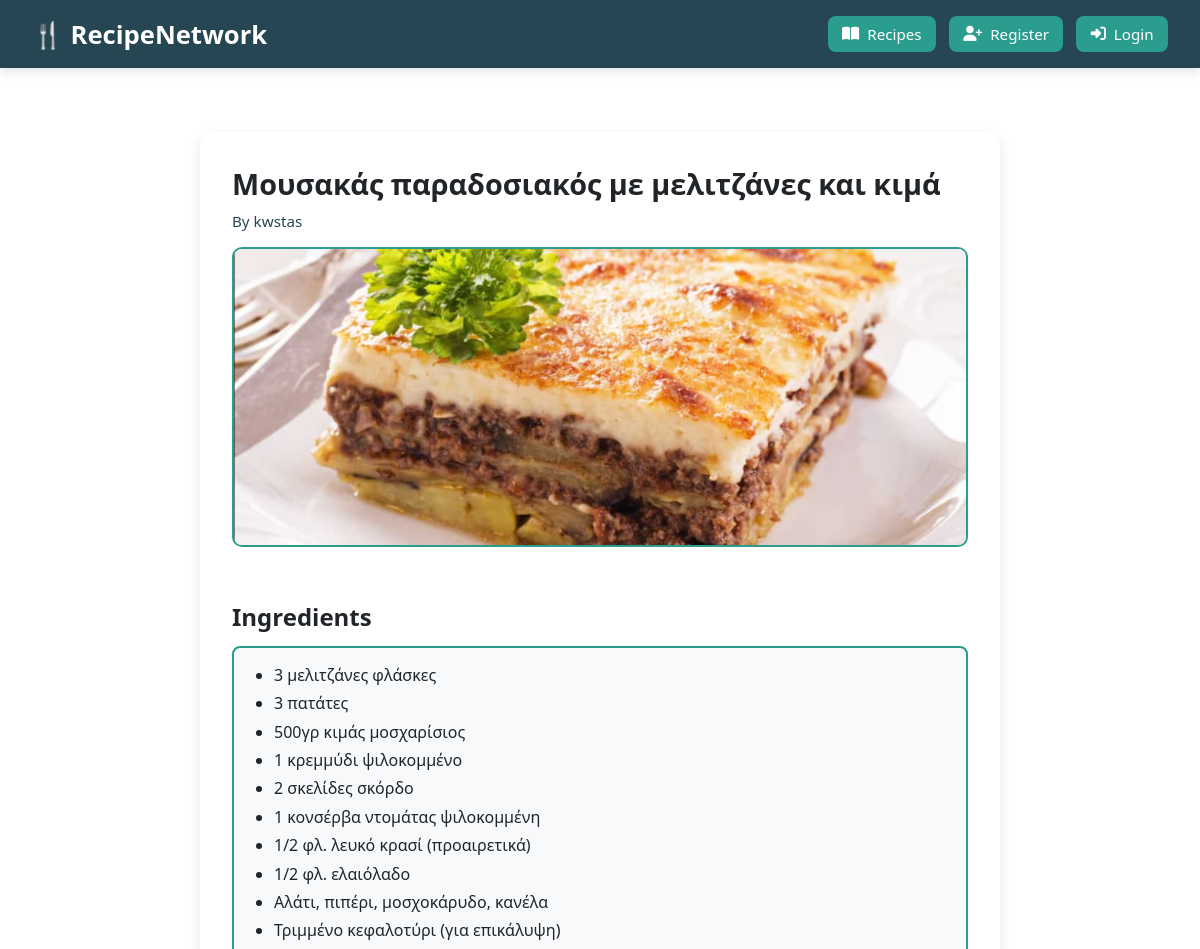
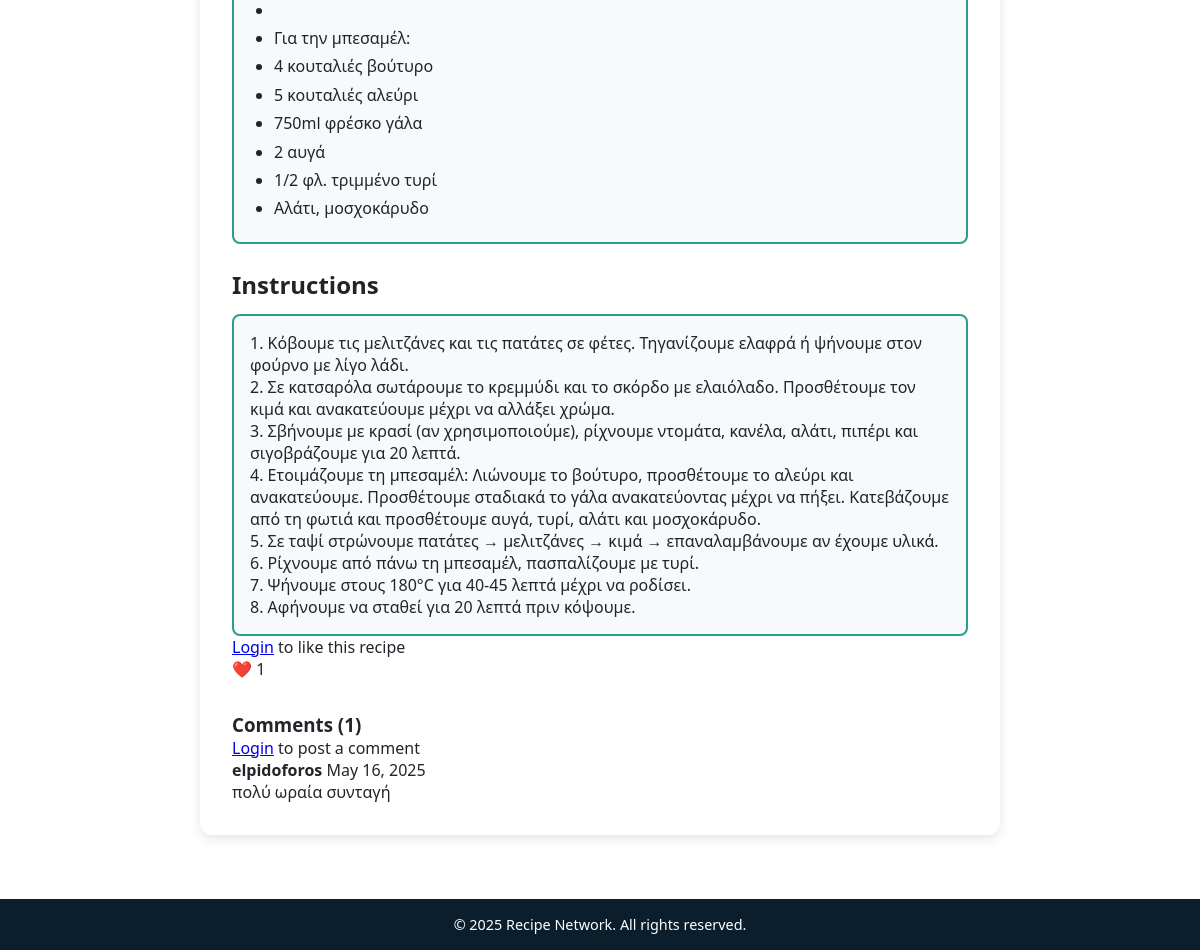
The app's page /recipe.php?id=11 with its own data (2 pictures, top to bottom).
### tables this page shows
CREATE TABLE `recipes` (
  `id` int(11) NOT NULL AUTO_INCREMENT,
  `user_id` int(11) NOT NULL,
  `title` varchar(100) NOT NULL,
  `ingredients` text NOT NULL,
  `instructions` text NOT NULL,
  `image_path` varchar(255) DEFAULT NULL,
  `created_at` timestamp NOT NULL DEFAULT current_timestamp(),
  PRIMARY KEY (`id`),
  KEY `user_id` (`user_id`),
  CONSTRAINT `recipes_ibfk_1` FOREIGN KEY (`user_id`) REFERENCES `users` (`id`) ON DELETE CASCADE
);

CREATE TABLE `users` (
  `id` int(11) NOT NULL AUTO_INCREMENT,
  `username` varchar(50) NOT NULL,
  `email` varchar(100) NOT NULL,
  `password` varchar(255) NOT NULL,
  `bio` text DEFAULT NULL,
  `created_at` timestamp NOT NULL DEFAULT current_timestamp(),
  PRIMARY KEY (`id`),
  UNIQUE KEY `username` (`username`),
  UNIQUE KEY `email` (`email`)
);

CREATE TABLE `comments` (
  `id` int(11) NOT NULL AUTO_INCREMENT,
  `user_id` int(11) NOT NULL,
  `recipe_id` int(11) NOT NULL,
  `text` text NOT NULL,
  `created_at` timestamp NOT NULL DEFAULT current_timestamp(),
  PRIMARY KEY (`id`),
  KEY `user_id` (`user_id`),
  KEY `recipe_id` (`recipe_id`),
  CONSTRAINT `comments_ibfk_1` FOREIGN KEY (`user_id`) REFERENCES `users` (`id`) ON DELETE CASCADE,
  CONSTRAINT `comments_ibfk_2` FOREIGN KEY (`recipe_id`) REFERENCES `recipes` (`id`) ON DELETE CASCADE
);

### includes/auth.php (called while the page is built, shortened)
<?php
function is_logged_in() {
    return isset($_SESSION['user_id']);
}

### Recipe.php (the view, shortened to what this page needs)
<?php
require_once 'includes/auth.php';
$recipe_id = filter_input(INPUT_GET, 'id', FILTER_VALIDATE_INT);
$stmt = $pdo->prepare("SELECT recipes.*, users.username FROM recipes JOIN users ON recipes.user_id = users.id WHERE recipes.id = ?");
$stmt->execute([$recipe_id]);
$recipe = $stmt->fetch();
$stmt = $pdo->prepare("SELECT comments.*, users.username FROM comments JOIN users ON comments.user_id = users.id WHERE recipe_id = ? ORDER BY created_at DESC");
$stmt->execute([$recipe_id]);
$comments = $stmt->fetchAll();
$stmt = $pdo->prepare("SELECT COUNT(*) FROM likes WHERE recipe_id = ?");
$stmt->execute([$recipe_id]);
$like_count = $stmt->fetchColumn();
$is_liked = false;
require_once 'includes/header.php';
?>
<div class="recipe-container" data-recipe-id="<?= $recipe_id ?>">
    <h1><?= htmlspecialchars($recipe['title']) ?></h1>
    <p class="author">By <?= htmlspecialchars($recipe['username']) ?></p>
    <?php if ($recipe['image_path']): ?>
        <img src="<?= htmlspecialchars($recipe['image_path']) ?>" class="recipe-image">
    <?php endif; ?>
    <div class="recipe-section">
        <h2>Ingredients</h2>
        <div class="recipe-box">
            <ul>
                <?php foreach (explode("\n", $recipe['ingredients']) as $line): ?>
                    <li><?= htmlspecialchars(trim($line)) ?></li>
                <?php endforeach; ?>
            </ul>
        </div>
    </div>
    <div class="recipe-section">
        <h2>Instructions</h2>
        <div class="recipe-box instructions-box">
            <?= nl2br(htmlspecialchars($recipe['instructions'])) ?>
        </div>
    </div>
    <div class="interaction-section">
        <div class="like-section">
            <?php if (is_logged_in()): ?>
                <button class="like-btn <?= $is_liked ? 'liked' : '' ?>" data-recipe-id="<?= $recipe_id ?>">
                    ❤️ <?= $like_count ?>
                </button>
            <?php else: ?>
                <div class="visitor-notice">
                    <p><a href="login.php">Login</a> to like this recipe</p>
                    <span class="like-count">❤️ <?= $like_count ?></span>
                </div>
            <?php endif; ?>
        </div>
        <div class="comments-section">
            <h3>Comments (<?= count($comments) ?>)</h3>
            <?php if (is_logged_in()): ?>
                <form class="comment-form" method="POST">
                    <input type="hidden" name="csrf_token" value="<?= generate_csrf_token() ?>">
                    <input type="hidden" name="recipe_id" value="<?= $recipe_id ?>">
                    <textarea name="comment" placeholder="Add a comment..." required></textarea>
                    <button type="submit" class="btn">Post Comment</button>
                </form>
            <?php else: ?>
                <div class="visitor-notice">
                    <p><a href="login.php">Login</a> to post a comment</p>
                </div>
            <?php endif; ?>
            <div class="comments-list">
                <?php foreach ($comments as $comment): ?>
                    <div class="comment" data-comment-id="<?= $comment['id'] ?>">
                        <div class="comment-header" style="display:flex; justify-content:space-between;">
                            <div>
                                <strong><?= htmlspecialchars($comment['username']) ?></strong>
                                <span><?= date('M j, Y', strtotime($comment['created_at'])) ?></span>
                            </div>
                        </div>
                        <p><?= nl2br(htmlspecialchars($comment['text'])) ?></p>
                    </div>
                <?php endforeach; ?>
            </div>
        </div>
    </div>
</div>
<?php require_once 'includes/footer.php'; ?>

### assets/css/style.css (style rules this page uses)
:root { --primary: #2A9D8F; --secondary: #264653; --accent: #E9C46A; --light: #f8f9fa; --dark: #212529; }
* { margin: 0; padding: 0; box-sizing: border-box; }
html, body { height: 100%; }
body { font-family: 'Segoe UI', system-ui, sans-serif; background: url('../image/background.png') no-repeat center center fixed; background-size: cover; color: var(--dark); display: flex; flex-direction: column; min-height: 100vh; }
.recipe-image { width: 100%; height: 250px; object-fit: cover; background: #f1f1f1; border: 2px solid var(--primary); border-radius: 8px; }
.recipe-container { max-width: 800px; margin: 2rem auto; background-color: white; padding: 2rem; border-radius: 12px; box-shadow: 0 4px 12px rgba(0, 0, 0, 0.1); }
.recipe-container h1 { font-size: 1.8rem; margin-bottom: 0.5rem; }
.recipe-container .author { font-size: 0.95rem; color: var(--secondary); margin-bottom: 1rem; }
.recipe-container .recipe-image { width: 100%; height: 300px; object-fit: cover; border: 2px solid var(--primary); border-radius: 10px; margin-bottom: 1.5rem; }
.recipe-section h2 { margin-top: 1.5rem; margin-bottom: 0.8rem; }
.recipe-box { padding: 1rem; border: 2px solid var(--primary); background-color: var(--light); border-radius: 8px; overflow-wrap: break-word; word-wrap: break-word; word-break: break-word; }
.recipe-box ul { list-style-type: disc; padding-left: 1.5rem; }
.recipe-box li { margin-bottom: 0.4rem; }
.instructions-box { max-height: 400px; overflow-y: auto; }
.comments-section { margin-top: 2rem; }

### records on screen
recipes: title "Μουσακάς παραδοσιακός με μελιτζάνες και κιμά", user.username "kwstas", image_path (picture), ingredients "3 μελιτζάνες φλάσκες", ingredients "3 πατάτες", ingredients "500γρ κιμάς μοσχαρίσιος", ingredients "1 κρεμμύδι ψιλοκομμένο", ingredients "2 σκελίδες σκόρδο", ingredients "1 κονσέρβα ντομάτας ψιλοκομμένη", ingredients "1/2 φλ. λευκό κρασί (προαιρετικά)", ingredients "1/2 φλ. ελαιόλαδο", ingredients "Αλάτι, πιπέρι, μοσχοκάρυδο, κανέλα", ingredients "Τριμμένο κεφαλοτύρι (για επικάλυψη)", ingredients "Για την μπεσαμέλ:", ingredients "4 κουταλιές βούτυρο", ingredients "5 κουταλιές αλεύρι", ingredients "750ml φρέσκο γάλα", ingredients "2 αυγά", ingredients "1/2 φλ. τριμμένο τυρί", ingredients "Αλάτι, μοσχοκάρυδο", instructions "1. Κόβουμε τις μελιτζάνες και τις πατάτες σε φέτες. Τηγανίζουμε ελαφρά ή ψήνουμε στον φούρνο με λίγο λάδι. 2. Σε κατσαρόλα σωτάρουμε το κρεμμύδι και το σκόρδο με ελαιόλαδο. Προσθέτουμε τον κιμά και ανακατεύουμε μέχρι να αλλάξει χρώμα. 3. Σβήνουμε με κρασί (αν χρησιμοποιούμε), ρίχνουμε ντομάτα, κανέλα, αλάτι, πιπέρι και σιγοβράζουμε για 20 λεπτά. 4. Ετοιμάζουμε τη μπεσαμέλ: Λιώνουμε το βούτυρο, προσθέτουμε το αλεύρι και ανακατεύουμε. Προσθέτουμε σταδιακά το γάλα ανακατεύοντας μέχρι να πήξει. Κατεβάζουμε από τη φωτιά και προσθέτουμε αυγά, τυρί, αλάτι και μοσχοκάρυδο. 5. Σε ταψί στρώνουμε πατάτες → μελιτζάνες → κιμά → επαναλαμβάνουμε αν έχουμε υλικά. 6. Ρίχνουμε από πάνω τη μπεσαμέλ,…"
comments: user.username "elpidoforos", created_at "May 16, 2025", text "πολύ ωραία συνταγή"

### other values on screen
$like_count "1"
count($comments) "1"
